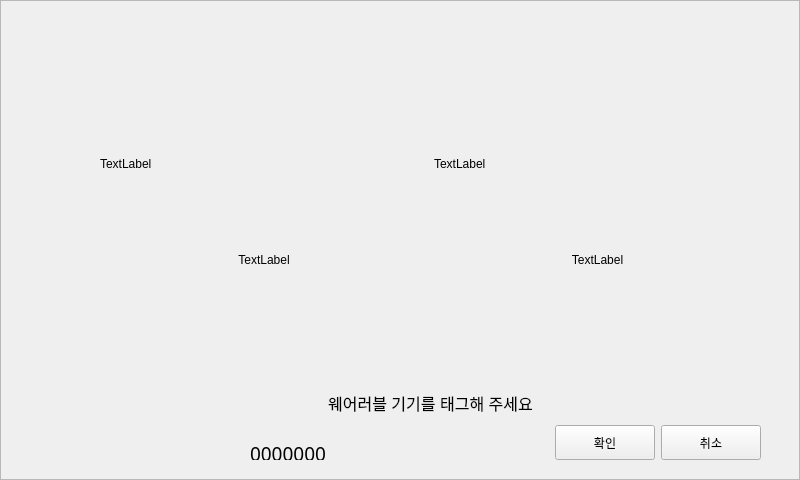
<?xml version="1.0" encoding="UTF-8"?>
<ui version="4.0">
 <class>MainWindow</class>
 <widget class="QMainWindow" name="MainWindow">
  <property name="geometry">
   <rect>
    <x>0</x>
    <y>0</y>
    <width>800</width>
    <height>480</height>
   </rect>
  </property>
  <property name="minimumSize">
   <size>
    <width>800</width>
    <height>480</height>
   </size>
  </property>
  <property name="maximumSize">
   <size>
    <width>800</width>
    <height>480</height>
   </size>
  </property>
  <property name="windowTitle">
   <string>MainWindow</string>
  </property>
  <property name="styleSheet">
   <string notr="true"/>
  </property>
  <widget class="QWidget" name="centralwidget">
   <widget class="QLabel" name="info_label">
    <property name="enabled">
     <bool>true</bool>
    </property>
    <property name="geometry">
     <rect>
      <x>250</x>
      <y>440</y>
      <width>100</width>
      <height>20</height>
     </rect>
    </property>
    <property name="minimumSize">
     <size>
      <width>100</width>
      <height>20</height>
     </size>
    </property>
    <property name="maximumSize">
     <size>
      <width>100</width>
      <height>20</height>
     </size>
    </property>
    <property name="font">
     <font>
      <family>Apple SD Gothic Neo</family>
      <pointsize>24</pointsize>
     </font>
    </property>
    <property name="acceptDrops">
     <bool>false</bool>
    </property>
    <property name="autoFillBackground">
     <bool>false</bool>
    </property>
    <property name="text">
     <string>&lt;html&gt;&lt;head/&gt;&lt;body&gt;&lt;p&gt;&lt;span style=&quot; font-size:14pt;&quot;&gt;0000000&lt;/span&gt;&lt;/p&gt;&lt;/body&gt;&lt;/html&gt;</string>
    </property>
    <property name="scaledContents">
     <bool>false</bool>
    </property>
    <property name="alignment">
     <set>Qt::AlignLeading|Qt::AlignLeft|Qt::AlignVCenter</set>
    </property>
    <property name="wordWrap">
     <bool>false</bool>
    </property>
    <property name="openExternalLinks">
     <bool>false</bool>
    </property>
    <property name="textInteractionFlags">
     <set>Qt::LinksAccessibleByMouse</set>
    </property>
   </widget>
   <widget class="QWidget" name="layoutWidget">
    <property name="geometry">
     <rect>
      <x>100</x>
      <y>89</y>
      <width>661</width>
      <height>371</height>
     </rect>
    </property>
    <layout class="QVBoxLayout" name="verticalLayout_2">
     <item>
      <layout class="QVBoxLayout" name="verticalLayout">
       <item>
        <layout class="QHBoxLayout" name="horizontalLayout_2">
         <item>
          <widget class="QLabel" name="ok_label">
           <property name="minimumSize">
            <size>
             <width>0</width>
             <height>150</height>
            </size>
           </property>
           <property name="text">
            <string>TextLabel</string>
           </property>
          </widget>
         </item>
         <item>
          <widget class="QLabel" name="error_label">
           <property name="text">
            <string>TextLabel</string>
           </property>
          </widget>
         </item>
        </layout>
       </item>
       <item>
        <layout class="QHBoxLayout" name="horizontalLayout_3">
         <item>
          <widget class="QLabel" name="ok_text_label">
           <property name="minimumSize">
            <size>
             <width>0</width>
             <height>0</height>
            </size>
           </property>
           <property name="maximumSize">
            <size>
             <width>16777215</width>
             <height>30</height>
            </size>
           </property>
           <property name="text">
            <string>&lt;html&gt;&lt;head/&gt;&lt;body&gt;&lt;p align=&quot;center&quot;&gt;TextLabel&lt;/p&gt;&lt;/body&gt;&lt;/html&gt;</string>
           </property>
          </widget>
         </item>
         <item>
          <widget class="QLabel" name="error_text_label">
           <property name="maximumSize">
            <size>
             <width>16777215</width>
             <height>30</height>
            </size>
           </property>
           <property name="text">
            <string>&lt;html&gt;&lt;head/&gt;&lt;body&gt;&lt;p align=&quot;center&quot;&gt;TextLabel&lt;/p&gt;&lt;/body&gt;&lt;/html&gt;</string>
           </property>
          </widget>
         </item>
        </layout>
       </item>
       <item>
        <widget class="QLabel" name="nfc_img_label">
         <property name="minimumSize">
          <size>
           <width>0</width>
           <height>100</height>
          </size>
         </property>
         <property name="styleSheet">
          <string notr="true"/>
         </property>
         <property name="text">
          <string/>
         </property>
         <property name="alignment">
          <set>Qt::AlignCenter</set>
         </property>
        </widget>
       </item>
       <item>
        <widget class="QLabel" name="label_3">
         <property name="text">
          <string>&lt;html&gt;&lt;head/&gt;&lt;body&gt;&lt;p align=&quot;center&quot;&gt;&lt;span style=&quot; font-size:12pt;&quot;&gt;웨어러블 기기를 태그해 주세요&lt;/span&gt;&lt;/p&gt;&lt;/body&gt;&lt;/html&gt;</string>
         </property>
        </widget>
       </item>
       <item>
        <layout class="QHBoxLayout" name="horizontalLayout">
         <item>
          <spacer name="horizontalSpacer">
           <property name="orientation">
            <enum>Qt::Horizontal</enum>
           </property>
           <property name="sizeHint" stdset="0">
            <size>
             <width>40</width>
             <height>20</height>
            </size>
           </property>
          </spacer>
         </item>
         <item>
          <widget class="QPushButton" name="pushButton">
           <property name="minimumSize">
            <size>
             <width>100</width>
             <height>35</height>
            </size>
           </property>
           <property name="text">
            <string>확인</string>
           </property>
          </widget>
         </item>
         <item>
          <widget class="QPushButton" name="pushButton_2">
           <property name="minimumSize">
            <size>
             <width>100</width>
             <height>35</height>
            </size>
           </property>
           <property name="text">
            <string>취소</string>
           </property>
          </widget>
         </item>
        </layout>
       </item>
      </layout>
     </item>
    </layout>
   </widget>
   <widget class="QFrame" name="frame">
    <property name="geometry">
     <rect>
      <x>0</x>
      <y>0</y>
      <width>800</width>
      <height>480</height>
     </rect>
    </property>
    <property name="styleSheet">
     <string notr="true">background-image: url(:/back/img/[IR]NFC_KIOSK_NFC.png);</string>
    </property>
    <property name="frameShape">
     <enum>QFrame::StyledPanel</enum>
    </property>
    <property name="frameShadow">
     <enum>QFrame::Raised</enum>
    </property>
   </widget>
   <zorder>frame</zorder>
   <zorder>info_label</zorder>
   <zorder>layoutWidget</zorder>
  </widget>
 </widget>
 <resources>
  <include location="img.qrc"/>
 </resources>
 <connections/>
</ui>
